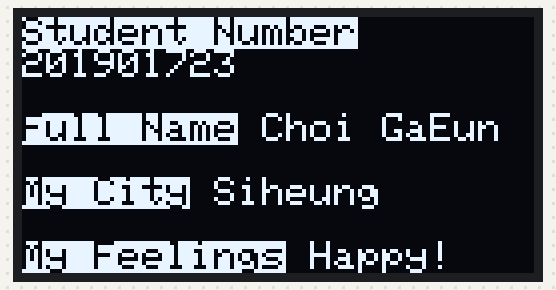
The sketch below on a simulated Arduino Uno, built with avr-gcc and run on an emulated ATmega328P. Shown: 128×64 one-colour display.

Above: at 0.1 s.
At 10.4 s:
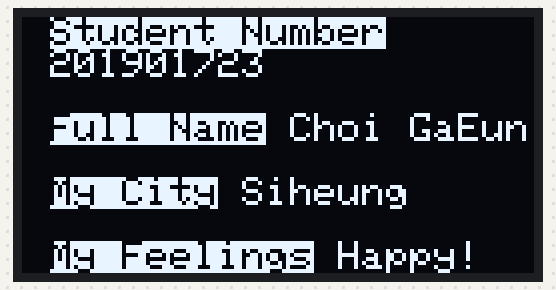
At 11.3 s:
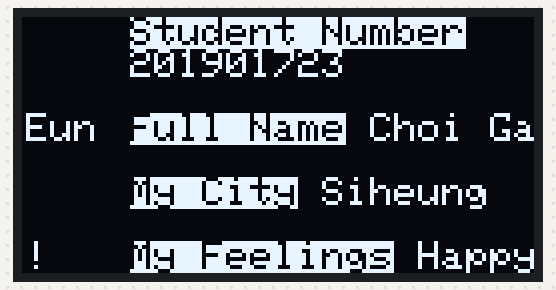
At 12.4 s:
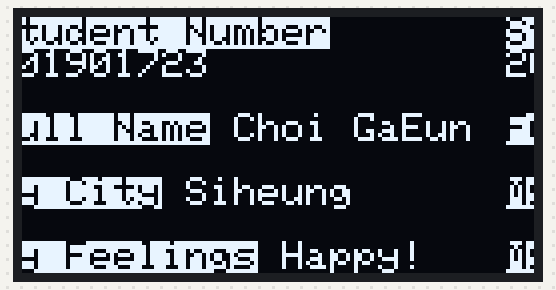
At 13.6 s:
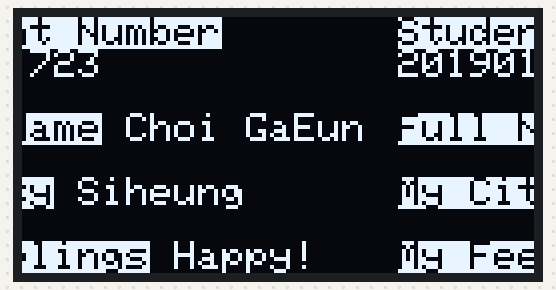
At 17.6 s:
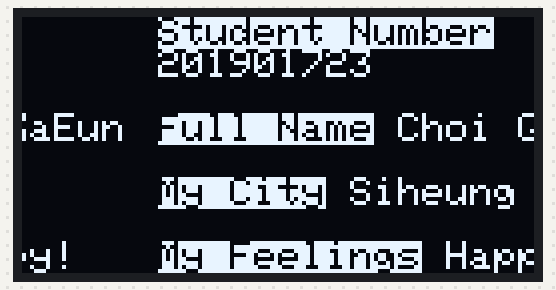

The sketch:

201901723_Assignment14.ino
```cpp
/*
 * Student Number : 201901723
 * Student Name : 최가은
 * Writing Date : 2022.11.15(화)
 * My feeling about this assignment
 * 실습에서 진행한
*/
#include <Adafruit_SSD1306.h>
#include <Adafruit_GFX.h>

#define SCREEN_WIDTH 128
#define SCREEN_HEIGHT 64
#define SCREEN_ADDRESS 0x3C

#define LOGO_HEIGHT 16
#define LOGO_WIDTH 16

Adafruit_SSD1306 display(SCREEN_WIDTH, SCREEN_HEIGHT);

static const unsigned char PROGMEM logo_bmp[] = {
0b00000000, 0b01000000,
0b00111100, 0b00111000,
0b00000000, 0b00000000,
0b00000100, 0b00100000,
0b00001010, 0b01010000,
0b00000000, 0b00000000,
0b00000100, 0b00100000,
0b00000000, 0b00000000,
0b00000000, 0b00000000,
0b00010000, 0b00001000,
0b00001000, 0b00010000,
0b00000111, 0b11100000,
0b00000000, 0b00000000,
0b00000000, 0b00000000,
0b00000000, 0b00000000,
0b00000000, 0b00000000};

void drawMybitmap(void){
  display.clearDisplay();
  display.drawBitmap((display.width() - LOGO_WIDTH) / 2,
  (display.height() - LOGO_HEIGHT) / 2,
  logo_bmp, LOGO_WIDTH, LOGO_HEIGHT, 1);
  display.display();
  delay(1000);
}

void doScroll() {
  display.startscrollright(0x00, 0x0F);
  delay(2000);
  display.stopscroll();
  display.startscrollleft(0x00, 0x0F);
  delay(2000);
  display.stopscroll();
  display.startscrolldiagleft(0x00, 0x0F);
  delay(2000);
  display.stopscroll();
  display.startscrolldiagright(0x00, 0x0F);
  delay(2000);
  display.stopscroll();
}

void setup() {
  display.begin(SSD1306_SWITCHCAPVCC, SCREEN_ADDRESS);
  display.clearDisplay();

  // Display My Student Number
  display.setTextColor(BLACK, WHITE);
  display.setTextSize(1.2);
  display.println("Student Number");
  display.setTextColor(WHITE);
  display.setTextSize(1);
  display.println("201901723\n");

  // Display My Full Name
  display.setTextColor(BLACK, WHITE);
  display.setTextSize(1.2);
  display.print("Full Name");
  display.setTextColor(WHITE);
  display.setTextSize(1);
  display.println(" Choi GaEun\n");

  // Display My City
  display.setTextColor(BLACK, WHITE);
  display.setTextSize(1.2);
  display.print("My City");
  display.setTextColor(WHITE);
  display.setTextSize(1);
  display.println(" Siheung\n");

  // Display My Feelings
  display.setTextColor(BLACK, WHITE);
  display.setTextSize(1.2);
  display.print("My Feelings");
  display.setTextColor(WHITE);
  display.setTextSize(1);
  display.println(" Happy!");

  display.display();
  delay(10000);

  doScroll();
  delay(10000);
  drawMybitmap();
}

void loop() {
  // put your main code here, to run repeatedly:
}
```
